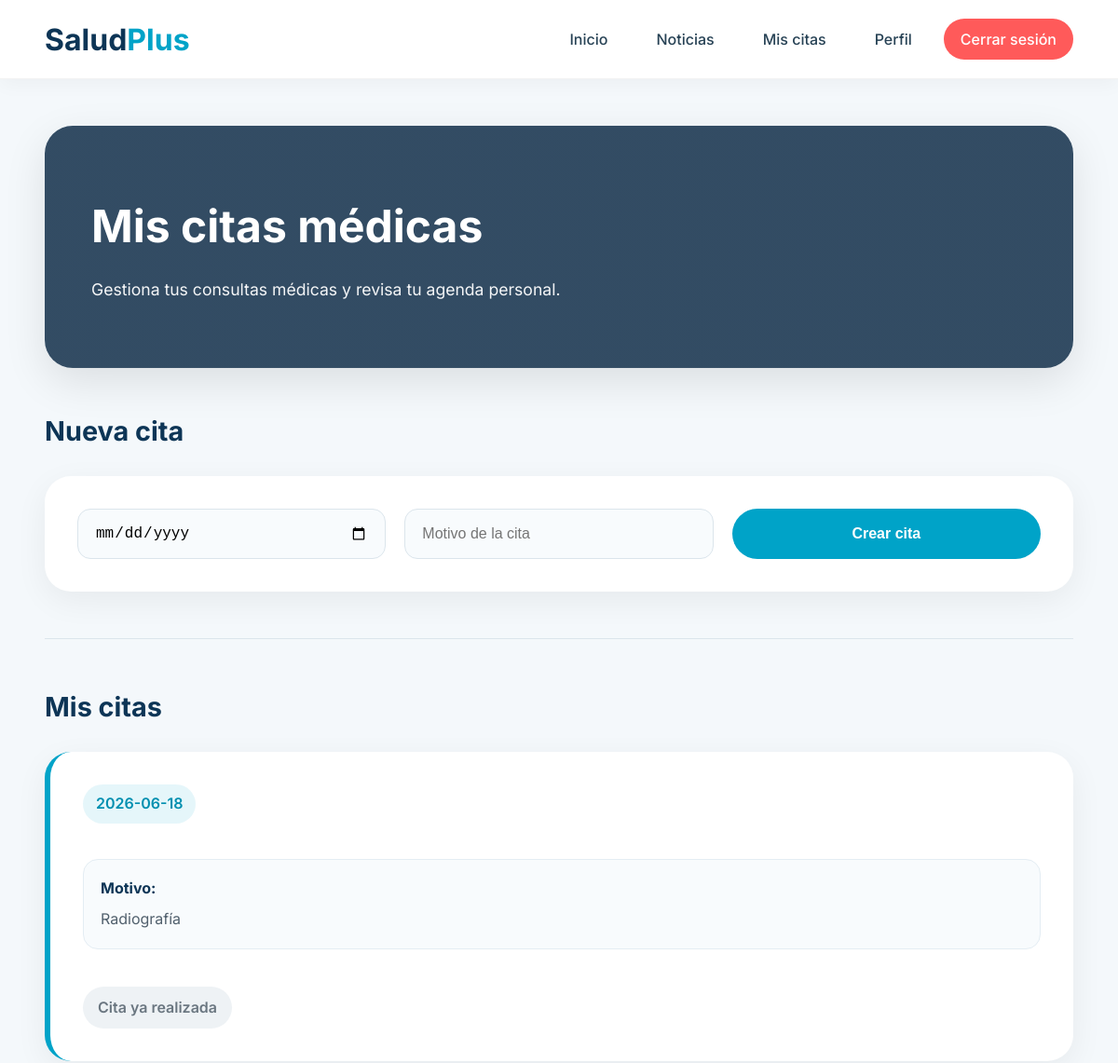
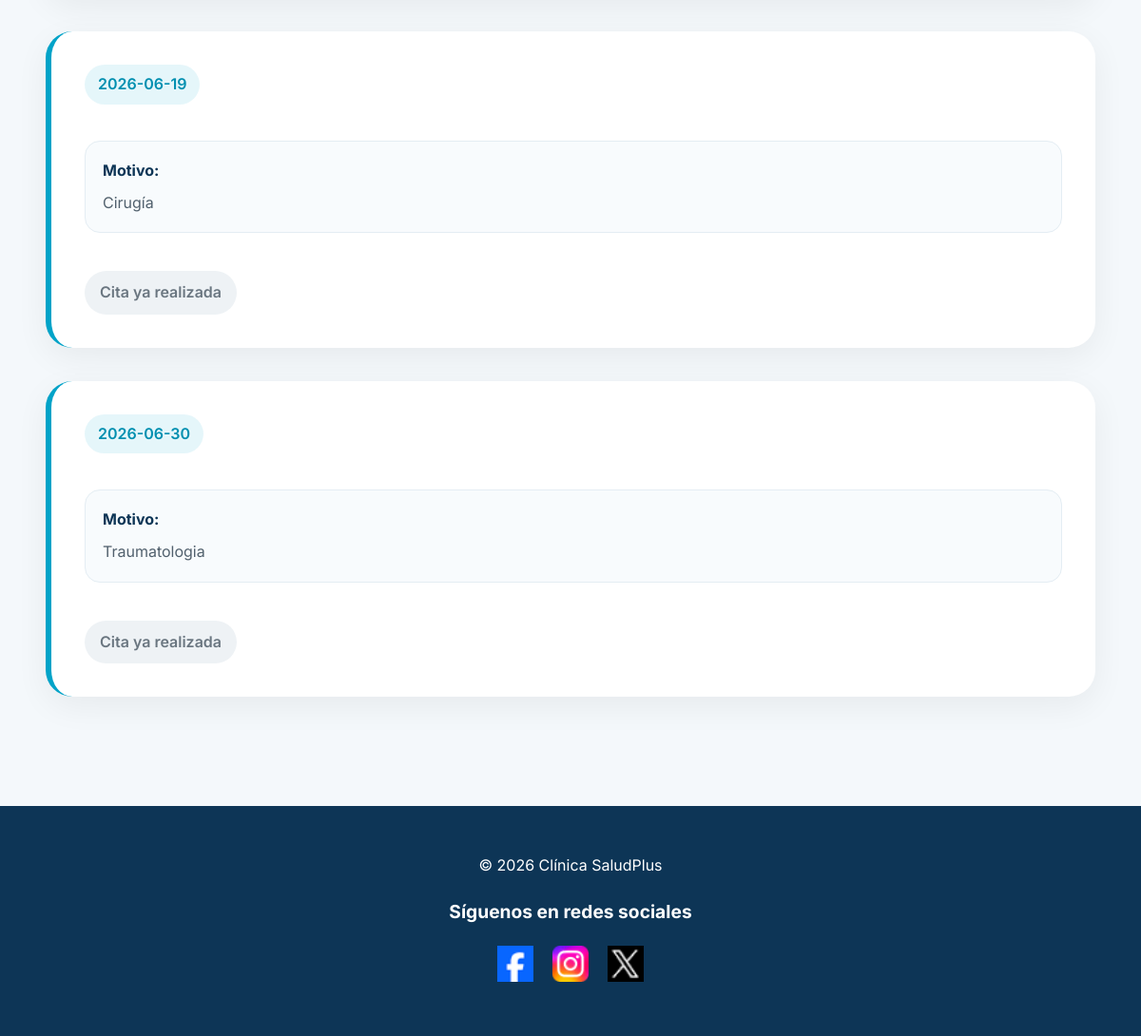
The app's page /views/citaciones.php (signed in) with its own data (2 pictures, top to bottom).
### tables this page shows
CREATE TABLE `citas` (
  `idCita` int(11) NOT NULL,
  `idUser` int(11) DEFAULT NULL,
  `fecha_cita` date DEFAULT NULL,
  `motivo_cita` text DEFAULT NULL
);

### includes/SQL.php (called while the page is built, shortened)
<?php
class SQL
{
    public static function obtenerCitas($idUser)
    {
        $conn = DB::conn();
        $sql = "SELECT * FROM citas
                WHERE idUser = :idUser
                ORDER BY fecha_cita ASC";
        $stmt = $conn->prepare($sql);
        $stmt->execute([
            ':idUser' => $idUser
        ]);
        return $stmt->fetchAll();
    }
}

### views/citaciones.php (the view, shortened to what this page needs)
<?php
require_once("../includes/SQL.php");
$idUser = $_SESSION['idUser'];
$citas = SQL::obtenerCitas($idUser);
?>
<!DOCTYPE html>
<html lang="es">
<head>
    <link rel="stylesheet" href="<?= BASE_URL ?>css/citaciones.css">
</head>
<body>
    <?php include("../includes/navbar.php"); ?>
    <main class="citas-container">
        <section class="citas-hero">
            <h1>Mis citas médicas</h1>
            <p>Gestiona tus consultas médicas y revisa tu agenda personal.</p>
        </section>
        <section>
            <h2>Nueva cita</h2>
            <div class="citas-card">
                <form class="citas-form" method="POST">
                    <input type="date" name="fecha" required>
                    <input type="text" name="motivo" placeholder="Motivo de la cita" required>
                    <button class="citas-btn" type="submit" name="crear">Crear cita</button>
                </form>
            </div>
        </section>
        <hr>
        <section>
            <h2>Mis citas</h2>
            <?php foreach ($citas as $fila): ?>
                <article class="cita-card">
                    <div class="fecha-cita">
                        <?= htmlspecialchars($fila['fecha_cita']) ?>
                    </div>
                    <div class="motivo-cita">
                        <strong>Motivo:</strong>
                        <p><?= htmlspecialchars($fila['motivo_cita']) ?></p>
                    </div>
                    <?php if ($fila['fecha_cita'] >= date("Y-m-d")): ?>
                        <form class="citas-form" method="POST">
                            <input type="hidden" name="idCita" value="<?= $fila['idCita'] ?>">
                            <input type="date" name="fecha" value="<?= htmlspecialchars($fila['fecha_cita']) ?>" required>
                            <input type="text" name="motivo" value="<?= htmlspecialchars($fila['motivo_cita']) ?>" required>
                            <button class="citas-btn btn-editar" type="submit" name="editar">Actualizar</button>
                        </form>
                        <a class="btn-eliminar" href="citaciones.php?eliminar=<?= $fila['idCita'] ?>" onclick="return confirm('¿Seguro que deseas eliminar esta cita?')">Eliminar</a>
                    <?php else: ?>
                        <div class="cita-realizada">
                            Cita ya realizada
                        </div>
                    <?php endif; ?>
                </article>
            <?php endforeach; ?>
        </section>
    </main>
    <footer>
        <p>© 2026 Clínica SaludPlus</p>
        <h3>Síguenos en redes sociales</h3>
        <div class="redes-sociales">
            <a href="https://www.facebook.com/" target="_blank"><img src="../images/images_index/logofacebook.png" alt="logo facebook"></a>
            <a href="https://www.instagram.com/" target="_blank"><img src="../images/images_index/logoinstagram.png" alt="logo instagram"></a>
            <a href="https://x.com/?lang=es" target="_blank"><img src="../images/images_index/logotwitter.png" alt="logo x"></a>
        </div>
    </footer>
</body>
</html>

### css/citaciones.css (style rules this page uses)
* { margin: 0; padding: 0; box-sizing: border-box; }
body { font-family: 'Inter', sans-serif; background: #f4f8fb; color: #1d2b36; line-height: 1.6; min-height: 100vh; display: flex; flex-direction: column; }
.citas-container { width: 92%; max-width: 1200px; margin: auto; padding: 50px 0 80px; flex: 1; }
.citas-hero { background: linear-gradient(rgba(8, 38, 66, 0.82), rgba(8, 38, 66, 0.82)); background-size: cover; background-position: center; border-radius: 30px; padding: 70px 50px; color: white; margin-bottom: 45px; box-shadow: 0 15px 45px rgba(0,0,0,0.10); }
.citas-hero h1 { font-size: 3rem; margin-bottom: 15px; }
.citas-hero p { font-size: 1.1rem; opacity: 0.95; }
h2 { color: #0d3556; margin-bottom: 25px; margin-top: 35px; font-size: 1.8rem; }
.citas-card, .cita-card { background: white; border-radius: 28px; padding: 35px; margin-bottom: 35px; box-shadow: 0 10px 35px rgba(0,0,0,0.06); }
.cita-card { border-left: 6px solid #00a3c8; transition: all 0.3s ease; }
.citas-form { display: grid; grid-template-columns: repeat(auto-fit, minmax(240px, 1fr)); gap: 20px; }
.citas-form input { width: 100%; padding: 16px 18px; border-radius: 14px; border: 1px solid #dbe5ec; background: #f8fbfd; font-size: 1rem; outline: none; transition: all 0.3s ease; }
.citas-btn { border: none; background: #00a3c8; color: white; padding: 15px 22px; border-radius: 40px; font-size: 1rem; font-weight: 600; cursor: pointer; transition: all 0.3s ease; }
.fecha-cita { display: inline-block; background: rgba(0,163,200,0.10); color: #008fb0; padding: 8px 14px; border-radius: 30px; font-weight: 600; margin-bottom: 18px; }
.motivo-cita { background: #f8fbfd; padding: 18px; border-radius: 16px; margin: 20px 0; border: 1px solid #e4edf3; }
.motivo-cita strong { color: #0d3556; }
.motivo-cita p { margin-top: 8px; color: #51606d; }
.cita-realizada { margin-top: 20px; display: inline-block; background: #eef2f5; color: #6a7680; padding: 10px 16px; border-radius: 30px; font-weight: 600; }
hr { border: none; height: 1px; background: #dbe5ec; margin: 50px 0; }
footer { background: #0d3556; color: white; text-align: center; padding: 50px 20px; margin-top: auto; }
footer h3 { margin: 20px 0; font-size: 1.2rem; }
.redes-sociales { display: flex; justify-content: center; gap: 20px; }
footer img { width: 38px; transition: transform 0.3s ease; }

### css/navbar.css (style rules this page uses)
* { margin: 0; padding: 0; box-sizing: border-box; }

### records on screen
citas: fecha_cita "2026-06-18", motivo_cita "Radiografía", shows "Cita ya realizada"
citas: fecha_cita "2026-06-19", motivo_cita "Cirugía", shows "Cita ya realizada"
citas: fecha_cita "2026-06-30", motivo_cita "Traumatologia", shows "Cita ya realizada"
